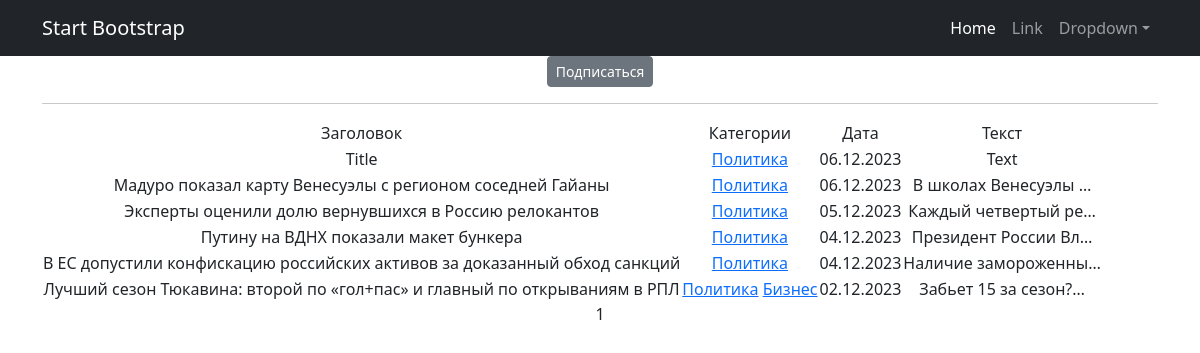
Screenshot of /news/categories/1 with the database file from the repository.
### news/models.py (models this page shows, shortened)
class Post(models.Model):
    article = 'AR'
    news = 'NE'
    POSITIONS = [
        (article, 'Статья'),
        (news, 'Новость')
    ]
    author = models.ForeignKey(Author, on_delete=models.CASCADE)
    post_type = models.CharField(max_length=2, choices=POSITIONS, default=article)
    created_at = models.DateTimeField(auto_now_add=True)
    title = models.CharField(max_length=255)
    text = models.TextField()
    rating = models.IntegerField(default=0)
    category = models.ManyToManyField(Category, through='PostCategory')

class Category(models.Model):
    name = models.CharField(max_length=100, unique=True)
    subscribers = models.ManyToManyField(User, blank=True, related_name='categories')
    def __str__(self):
        return self.name

### news/views.py (the view)
# urls.py: path('categories/<int:pk>', CategoryListView.as_view(), name='category_list'),
class CategoryListView(PostsList):
    model = Post
    template_name = 'category_list.html'
    context_object_name = 'category_news_list'
    def get_queryset(self):
        self.category = get_object_or_404(Category, id=self.kwargs['pk'])
        queryset = Post.objects.filter(category=self.category).order_by('-created_at')
        self.filterset = PostFilter(self.request.GET, queryset)
        return self.filterset.qs
    def get_context_data(self, **kwargs):
        context = super().get_context_data(**kwargs)
        category = get_object_or_404(Category, id=self.kwargs['pk'])
        context['is_not_subscriber'] = self.request.user not in self.category.subscribers.all()
        context['category'] = self.category
        return context

### news/views.py (called while the page is built)
    def get_context_data(self, **kwargs):
        context = super().get_context_data(**kwargs)
        context['time_now'] = datetime.utcnow()
        context['next_sale'] = None
        context['filterset'] = self.filterset
        return context

### templates/category_list.html (shortened to what this page needs)
{% extends 'flatpages/default.html' %}
{% load custom_filters %}
{% block content %}
    {% if is_not_subscriber%}
        <p class="text-center"><a href="{% url 'subscribe' category.id %}" class="btn btn-secondary btn-sm">Подписаться</a></p>
    {% endif %}
    <hr>
    {% if category_news_list %}
        <table>
            <tr>
                <td>
                    Заголовок
                </td>
                <td>
                    Категории
                </td>
                <td>
                    Дата
                </td>
                <td>
                    Текст
                </td>
            </tr>
            {% for p in category_news_list %}
                <td>{{ p.title }}</td>
                <td>
                    {% for category in p.category.all %}
                        <a href="{% url 'category_list' category.id %}">{{ category}}</a>
                    {% endfor %}
                </td>
                <td>{{ p.created_at | date:"d.m.Y" }}</td>
                <td>{{ p.text | truncatechars:20 }}</td>
            {% endfor %}
        </table>
    {% else %}
        <h2>Постов нет!</h2>
    {% endif %}
    {{ page_obj.number }}
{% endblock content %}

### rows the page displays
Post: title "Title", created_at "06.12.2023", text "Text"
Category: name "Политика"
Post: title "Мадуро показал карту Венесуэлы с регионом соседней Гайаны", created_at "06.12.2023", text "В школах Венесуэлы …"
Post: title "Эксперты оценили долю вернувшихся в Россию релокантов", created_at "05.12.2023", text "Каждый четвертый ре…"
Post: title "Путину на ВДНХ показали макет бункера", created_at "04.12.2023", text "Президент России Вл…"
Post: title "В ЕС допустили конфискацию российских активов за доказанный обход санкций", created_at "04.12.2023", text "Наличие замороженны…"
Post: title "Лучший сезон Тюкавина: второй по «гол+пас» и главный по открываниям в РПЛ", created_at "02.12.2023", text "Забьет 15 за сезон?…"
Category: name "Бизнес"

### other values shown
{{ page_obj.number }} "1"
